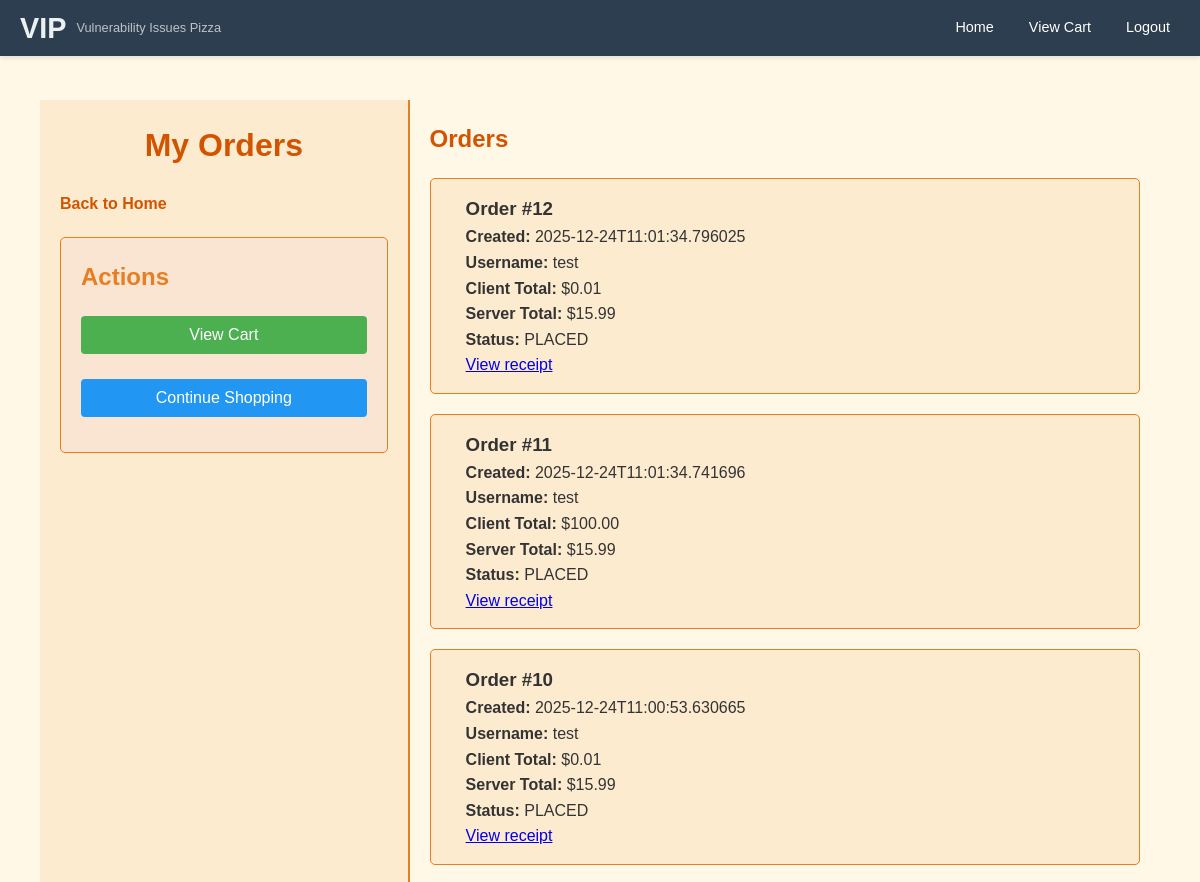
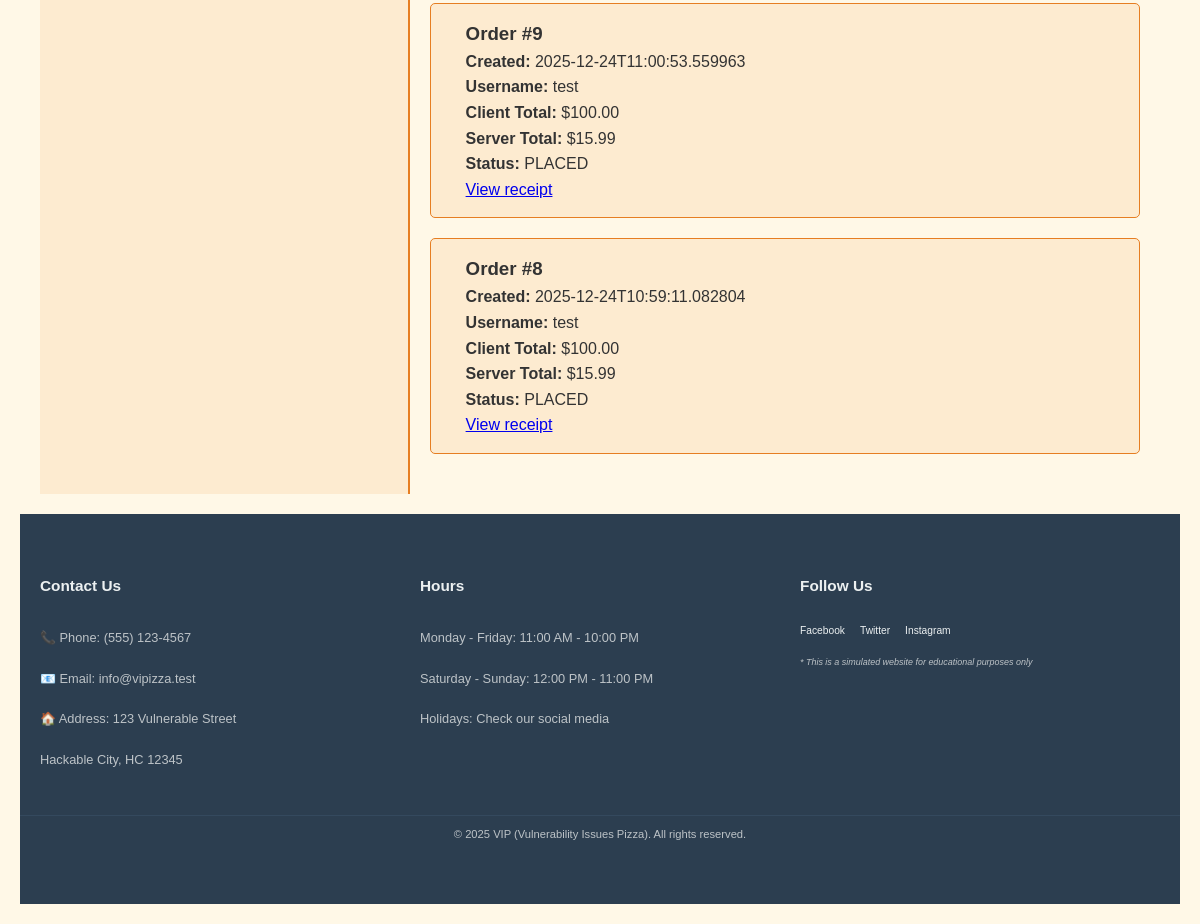
Screenshot of /my-orders?user_id=2 (signed in) with the database file from the repository (2 pictures, top to bottom).
### tables this page shows
CREATE TABLE orders (
            id INTEGER PRIMARY KEY AUTOINCREMENT,
            created_at TEXT,
            user_id INTEGER,
            username TEXT,
            delivery_address TEXT,
            notes TEXT,
            coupon_code TEXT,
            client_total REAL,
            server_total REAL,
            cart_json TEXT,
            status TEXT,
            FOREIGN KEY (user_id) REFERENCES users(id)
        );

### app.py (the view)
@app.route("/my-orders")
def my_orders():
    if not session.get('user'):
        return redirect(url_for('index'))
    user_id = request.args.get('user_id')
    if not user_id:
        user_id = _get_current_user_id()
    conn = sqlite3.connect(USERS_DB_PATH)
    c = conn.cursor()
    query = f"SELECT id, created_at, username, client_total, server_total, status FROM orders WHERE user_id = {user_id} ORDER BY id DESC"
    c.execute(query)
    orders = c.fetchall()
    conn.close()
    return render_template("my_orders.html", orders=orders, executed_query=query)

### templates/my_orders.html (shortened to what this page needs)
{% extends "base.html" %}
{% block content %}
<div class="container">
    <div class="left-column">
        <h1 class="admin-title">My Orders</h1>
        <a href="/" class="back-link">Back to Home</a>
        <div class="form-section admin-form">
            <h2>Actions</h2>
            <div class="cart-actions">
                <button type="button" onclick="window.location.href='{{ url_for('cart') }}'" class="continue-shopping">View Cart</button>
                <button type="button" onclick="window.location.href='/'" class="checkout-button">Continue Shopping</button>
            </div>
        </div>
    </div>
    <div class="right-column">
        <h2 class="manage-title">Orders</h2>
        <ul class="pizza-list">
            {% for row in orders %}
                <li class="pizza-item">
                    <div class="cart-item-content">
                        <div class="cart-item-details">
                            <h3>Order #{{ row[0] }}</h3>
                            <p><strong>Created:</strong> {{ row[1] }}</p>
                            <p><strong>Username:</strong> {{ row[2] }}</p>
                            <p><strong>Client Total:</strong> ${{ "%.2f"|format(row[3] or 0) }}</p>
                            <p><strong>Server Total:</strong> ${{ "%.2f"|format(row[4] or 0) }}</p>
                            <p><strong>Status:</strong> {{ row[5] }}</p>
                            <p><a href="{{ url_for('view_order', order_id=row[0]) }}">View receipt</a></p>
                        </div>
                    </div>
                </li>
            {% else %}
                <li class="pizza-item empty-cart">
                    <p>No orders found.</p>
                </li>
            {% endfor %}
        </ul>
    </div>
</div>
{% endblock %}

### static/css/styles.css (style rules this page uses)
* { margin: 0; padding: 0; box-sizing: border-box; }
html, body { width: 100%; margin: 0; padding: 0; min-height: 100vh; overflow-x: hidden; }
body { font-family: Arial, sans-serif; line-height: 1.6; display: flex; flex-direction: column; background-color: #fff5eb; position: relative; }
body, h1, h2, h3, p, ul, li, input, textarea, button, form { margin: 0; padding: 0; box-sizing: border-box; }
body { font-family: Arial, sans-serif; background-color: #FFF8E7; color: #333; line-height: 1.6; display: flex; justify-content: center; padding: 20px; }
.container { display: flex; max-width: 1200px; width: 100%; }
.left-column { width: 33%; padding: 20px; background-color: #FDEBD0; border-right: 2px solid #E67E22; }
.left-column h1 { color: #D35400; margin-bottom: 20px; }
.form-section { margin-bottom: 20px; padding: 15px; background-color: #FAE5D3; border: 1px solid #E67E22; border-radius: 5px; }
.form-section h2 { margin-bottom: 15px; color: #E67E22; }
input, button { width: 100%; padding: 10px; margin-bottom: 15px; border: 1px solid #CCC; border-radius: 5px; }
button { background-color: #D35400; color: white; font-size: 1em; border: none; cursor: pointer; }
.right-column { width: 67%; padding: 20px; }
.right-column h2 { color: #D35400; margin-bottom: 20px; }
.admin-title { color: #D35400; text-align: center; margin-bottom: 20px; }
.back-link { display: inline-block; margin-bottom: 20px; color: #D35400; text-decoration: none; font-weight: bold; }
.admin-form { padding: 20px; background-color: #FAE5D3; border: 1px solid #E67E22; border-radius: 5px; }
.admin-form h2 { color: #E67E22; margin-bottom: 15px; }
.manage-title { color: #D35400; margin-bottom: 20px; }
.pizza-list { list-style: none; padding: 0; margin: 0; }
.pizza-item { margin-bottom: 20px; padding: 15px; background-color: #FDEBD0; border: 1px solid #E67E22; border-radius: 5px; }
button { padding: 8px 15px; background-color: #ff4444; color: white; border: none; border-radius: 4px; cursor: pointer; transition: background-color 0.3s; }
.cart-item-content { display: flex; align-items: flex-start; width: 100%; }
.cart-item-details { flex-grow: 1; margin-left: 20px; }
.cart-actions { margin-top: 20px; display: flex; flex-direction: column; gap: 10px; }
.continue-shopping { background-color: #4CAF50 !important; color: white; padding: 10px 20px; border: none; border-radius: 4px; cursor: pointer; width: 100%; }
.checkout-button { background-color: #2196F3 !important; color: white; padding: 10px 20px; border: none; border-radius: 4px; cursor: pointer; width: 100%; }

### rows the page displays
orders: id "12", created_at "2025-12-24T11:01:34.796025", username "test", client_total "0.01", server_total "15.99", status "PLACED"
orders: id "11", created_at "2025-12-24T11:01:34.741696", username "test", client_total "100.00", server_total "15.99", status "PLACED"
orders: id "10", created_at "2025-12-24T11:00:53.630665", username "test", client_total "0.01", server_total "15.99", status "PLACED"
orders: id "9", created_at "2025-12-24T11:00:53.559963", username "test", client_total "100.00", server_total "15.99", status "PLACED"
orders: id "8", created_at "2025-12-24T10:59:11.082804", username "test", client_total "100.00", server_total "15.99", status "PLACED"
